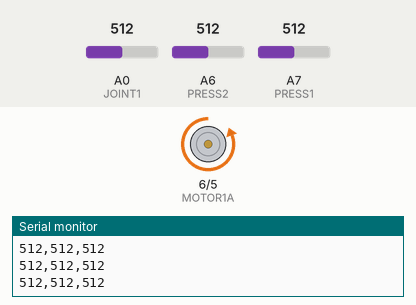
A sketch run on a simulated Arduino Nano, built with avr-gcc and run on an emulated ATmega328P. Parts: motor-driver pin pairs drawn as motors (green arrow = first pin HIGH = forward, orange = second pin HIGH = backward, longer = more drive), the last lines printed to the serial monitor. The inputs (shaded band) are chosen by the test bench; at power-on: A0 (JOINT1) = 512, A6 (PRESS2) = 512, A7 (PRESS1) = 512.

Above: at 1.2 s.
1.3 s: A0 (JOINT1) set to 107
2.8 s: A0 (JOINT1) set to 95
At 3.2 s:
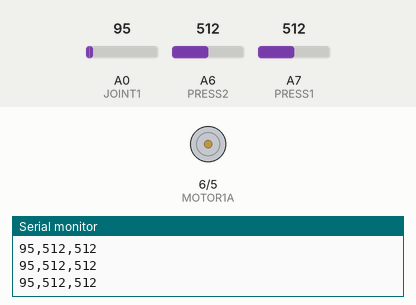
4.3 s: A0 (JOINT1) set to 122
At 4.8 s:
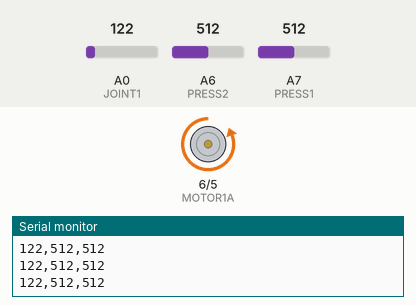
5.8 s: A0 (JOINT1) set to 90
At 6.4 s:
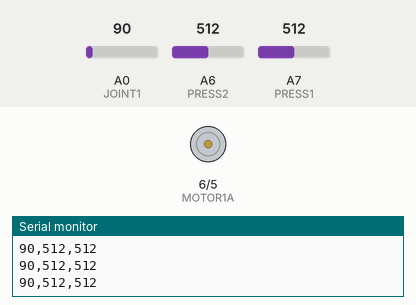
Timing chart, 0 to 8.3 s (numbered marks = the images above; inputs shaded):
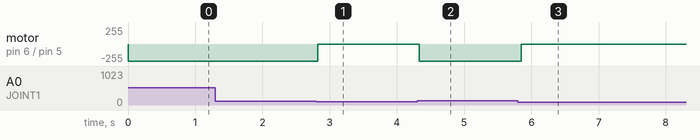

The sketch:

angleRead.ino
```cpp
/***********************
* Test setup to characterize the pot and pressure sensor
************************/


#define MOTOR1A 6
#define MOTOR1B 5
#define JOINT1 A0
#define PRESS1 A7
#define PRESS2 A6

void setup() {
  pinMode(MOTOR1A, OUTPUT);
  pinMode(MOTOR1B, OUTPUT);
  pinMode(JOINT1, INPUT);
  pinMode(PRESS1, INPUT);
  pinMode(PRESS2, INPUT);
  Serial.begin(9600);
}


void forward() {
  //Serial.println("forward");
  digitalWrite(MOTOR1A, LOW);
  digitalWrite(MOTOR1B, HIGH);
}

void reverse() {
  digitalWrite(MOTOR1A, HIGH);
  digitalWrite(MOTOR1B, LOW);
}

void motorstop() {
  digitalWrite(MOTOR1A, LOW);
  digitalWrite(MOTOR1B, LOW);
}

void loop() {
  int potValue = analogRead(JOINT1);
  int pressValue1 = analogRead(PRESS1);
  int pressValue2 = analogRead(PRESS2);
  Serial.print(potValue);
  Serial.print(',');
  Serial.print(pressValue1);
  Serial.print(',');
  Serial.println(pressValue2);
  if (potValue > 100){
    forward();
  }
  else{
    motorstop();
  }
  delay(100);
}
```

Measured:
- the behaviour switches between 101 and 100 on A0 (JOINT1) (found by bisection; images 0 and 1)
- after the input at 2.8 s, motor on pin 6 (MOTOR1A) / pin 5 (MOTOR1B): backward 255/255 → stopped at once
- after the input at 4.3 s, motor on pin 6 (MOTOR1A) / pin 5 (MOTOR1B): stopped → backward 255/255 at once
- after the input at 5.8 s, motor on pin 6 (MOTOR1A) / pin 5 (MOTOR1B): backward 255/255 → stopped after 0.05 s
